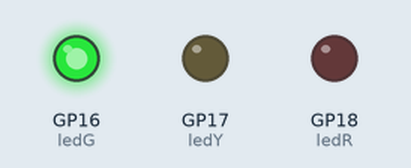
This program was run on a simulated Raspberry Pi Pico running MicroPython. On the bench: output pins drawn as LEDs (lit = HIGH).

Above: at 0.5 s.
At 1.5 s:
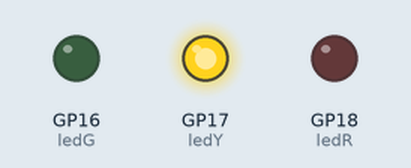
At 5.5 s:
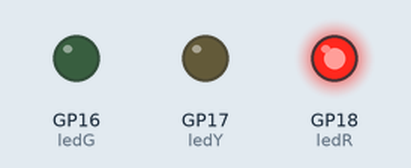
Timing chart, 0 to 6.9 s (numbered marks = the images above):
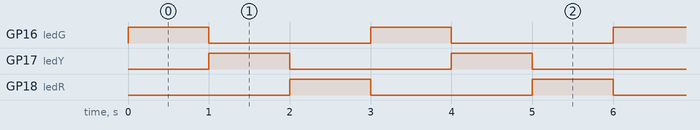

Measured:
- by itself, GP16 (ledG), GP17 (ledY), GP18 (ledR): alternates HIGH for 1.0 s and LOW for 2.0 s
- by itself, everything shown: repeats every 3.0 s, in 3 steps

The program:

blinck.py
```python
from machine import Pin, ADC, PWM
from utime import sleep

ledG= Pin(16, Pin.OUT)
ledY = Pin(17, Pin.OUT)
ledR = Pin(18, Pin.OUT)

while True:
    ledG.value(1)
    ledY.value(0)
    ledR.value(0)
    sleep(1)

    ledG.value(0)
    ledY.value(1)
    ledR.value(0)
    sleep(1)

    ledG.value(0)
    ledY.value(0)
    ledR.value(1)
    sleep(1)

     
```
